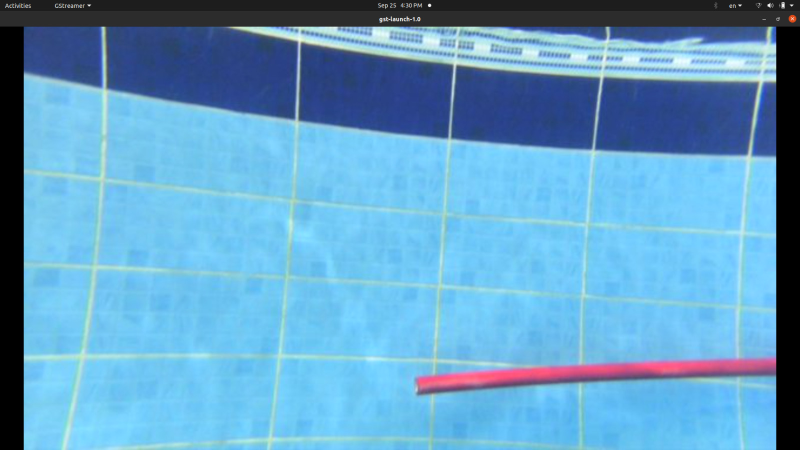
#> input picture images/1.jpeg, 1600 x 900 px, given in place of 1.jpeg.jpeg, which was not available (shown at 1/2 size)
$ python color_correction.py
#> lines starting #> are read from the running program, lines starting #| are printed output that depends on the picture; pictures that were not available may be replaced by others from this repository, and a replacement may not be noted
#> the answer given: ../images/1.jpeg
import numpy as np
from PIL import Image

class ImageProcessor:
    def __init__(self, image_path):
        self.image = Image.open(image_path)
#> self.image is the input picture: PIL image 1600x900 RGB; mean R, G, B 99, 158.7, 196.9
        self.image_array = np.array(self.image, dtype=np.float64)
        self.width, self.height, _ = self.image_array.shape
#> self.width = 900; self.height = 1600

    def compensate_RB(self, flag):
        imageR, imageG, imageB = self.image.split()
        imageR = np.array(imageR, dtype=np.float64)
        imageG = np.array(imageG, dtype=np.float64)
        imageB = np.array(imageB, dtype=np.float64)

        imageR = (imageR - np.min(imageR)) / (np.max(imageR) - np.min(imageR))
        imageG = (imageG - np.min(imageG)) / (np.max(imageG) - np.min(imageG))
        imageB = (imageB - np.min(imageB)) / (np.max(imageB) - np.min(imageB))

        meanR = np.mean(imageR)
        meanG = np.mean(imageG)
        meanB = np.mean(imageB)

        if flag == 0:
            imageR = (imageR + (meanG - meanR) * (1 - imageR) * imageG) * 255
            imageB = (imageB + (meanG - meanB) * (1 - imageB) * imageG) * 255
        elif flag == 1:
            imageR = (imageR + (meanG - meanR) * (1 - imageR) * imageG) * 255

        imageR = np.clip(imageR, 0, 255).astype(np.uint8)
        imageG = np.clip(imageG * 255, 0, 255).astype(np.uint8)
        imageB = np.clip(imageB * 255, 0, 255).astype(np.uint8)

        compensated_im = Image.merge('RGB', (Image.fromarray(imageR), Image.fromarray(imageG), Image.fromarray(imageB)))

        return compensated_im


    def gray_world(self, output_path):
        imager, imageg, imageb = self.image.split()
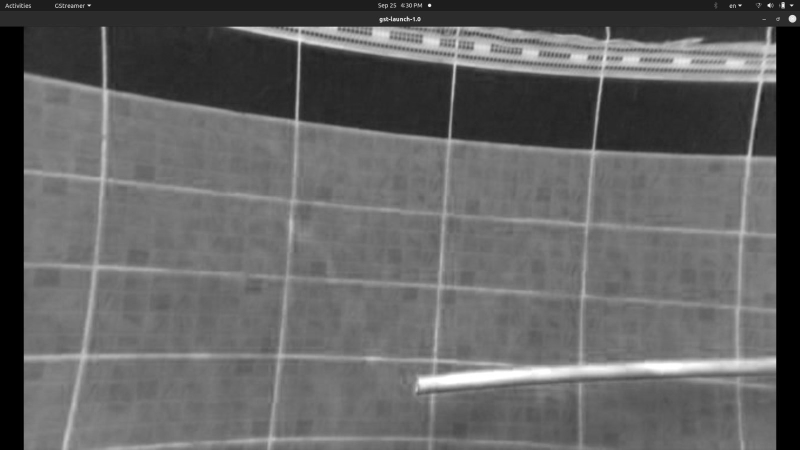
#> imager: PIL image 1600x900 L (shown at 1/2 size); min 0, max 255, mean 99
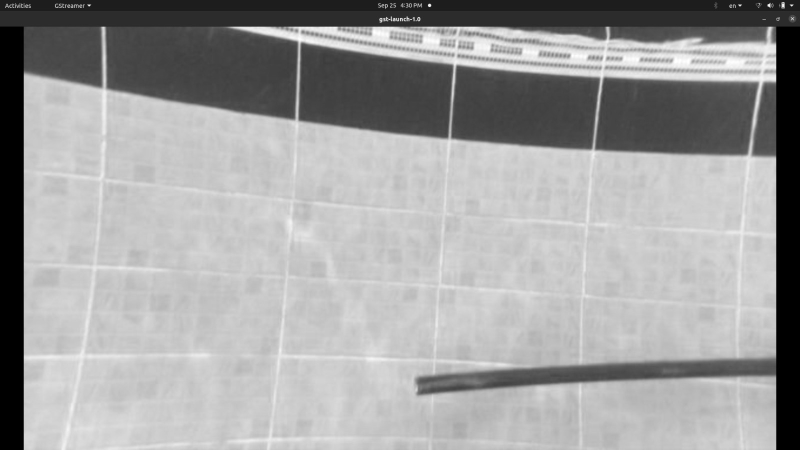
#> imageg: PIL image 1600x900 L (shown at 1/2 size); min 0, max 255, mean 158.7
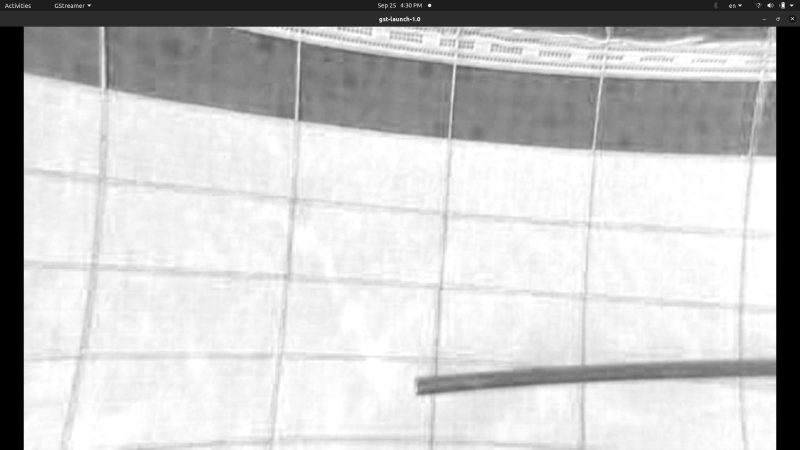
#> imageb: PIL image 1600x900 L (shown at 1/2 size); min 0, max 255, mean 196.9

        imagegray = self.image.convert('L')
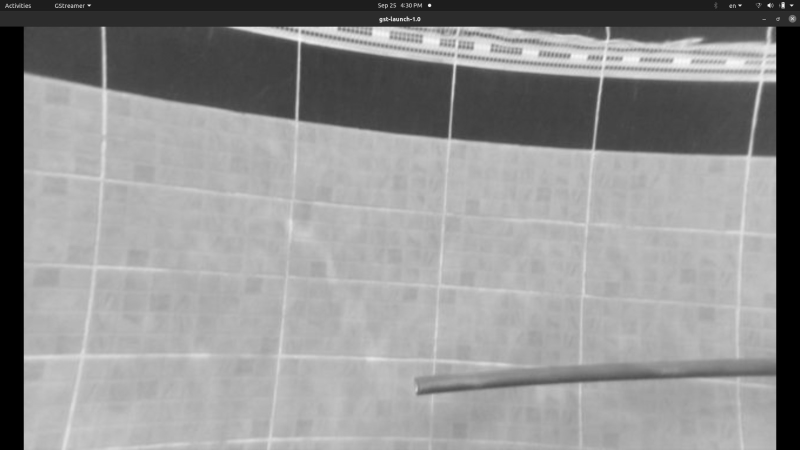
#> imagegray: PIL image 1600x900 L (shown at 1/2 size); min 0, max 252, mean 145.2

        imageR = np.array(imager, dtype=np.float64)
        imageG = np.array(imageg, dtype=np.float64)
        imageB = np.array(imageb, dtype=np.float64)
        imageGray = np.array(imagegray, dtype=np.float64)

        x, y = self.width, self.height
#> x = 900; y = 1600

        # Get mean value of pixels
        meanR = np.mean(imageR)
#> meanR = 99.01
        meanG = np.mean(imageG)
#> meanG = 158.7
        meanB = np.mean(imageB)
#> meanB = 196.9
        meanGray = np.mean(imageGray)
#> meanGray = 145.2

        # Calculate scaling factors for each channel
        scaleR = meanGray / meanR
#> scaleR = 1.47
        scaleG = meanGray / meanG
#> scaleG = 0.915
        scaleB = meanGray / meanB
#> scaleB = 0.737

        # Apply scaling to each channel
        imageR = np.clip(imageR * scaleR, 0, 255).astype(np.uint8)
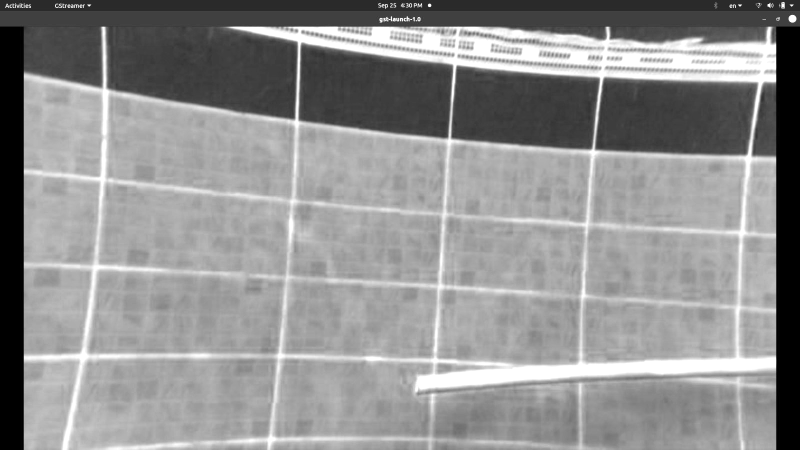
#> imageR: shape (900, 1600) (shown at 1/2 size); min 0, max 255, mean 143.5
        imageG = np.clip(imageG * scaleG, 0, 255).astype(np.uint8)
        imageB = np.clip(imageB * scaleB, 0, 255).astype(np.uint8)
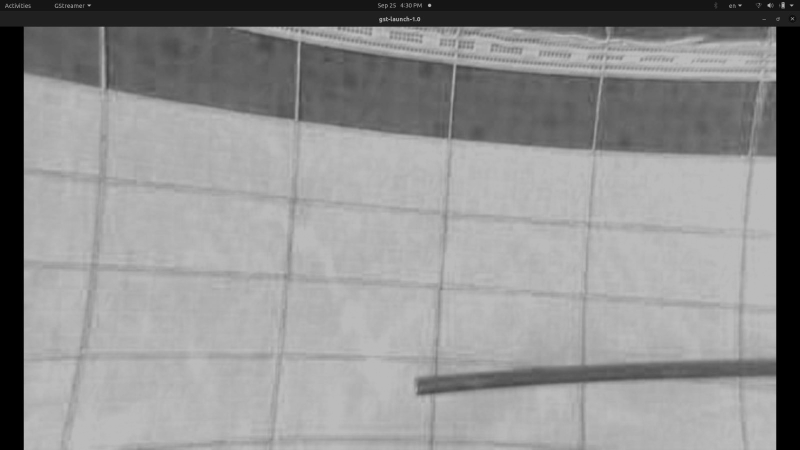
#> imageB: shape (900, 1600) (shown at 1/2 size); min 0, max 188, mean 144.7

        # Create the white-balanced image
        whitebalanced_im = Image.merge('RGB', (Image.fromarray(imageR), Image.fromarray(imageG), Image.fromarray(imageB)))
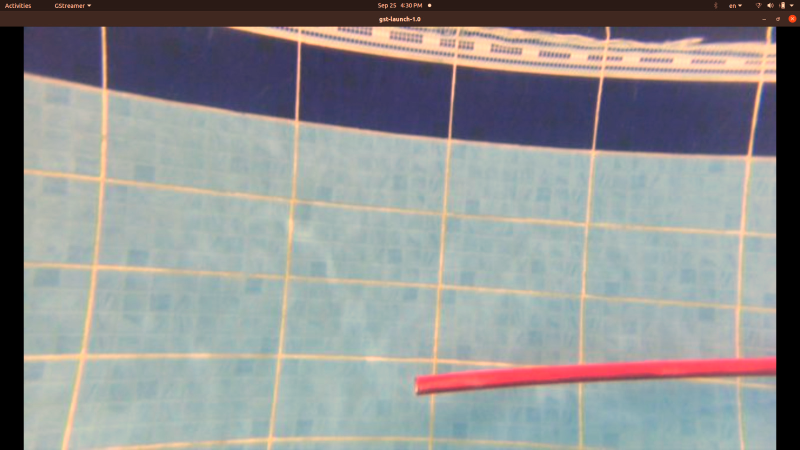
#> whitebalanced_im: PIL image 1600x900 RGB (shown at 1/2 size); mean R, G, B 143.5, 144.7, 144.7

        whitebalanced_im.save(output_path)

        return whitebalanced_im

    def show_original(self):
        self.image.show()

    def show_compensated(self, flag):
        compensated_im = self.compensate_RB(flag)
        compensated_im.show()

if __name__ == '__main__':
    print("Please enter the number of the image you want to process:")
    image_number = input()
    image_processor = ImageProcessor(f'/Users/python/Desktop/abdelrahman_python_task_6_robotics/images/{image_number}.jpeg')
    image_processor.gray_world(f"/Users/python/Desktop/abdelrahman_python_task_6_robotics/color_corrected_images/{image_number}.jpeg")

$ run again, on images/13.jpeg
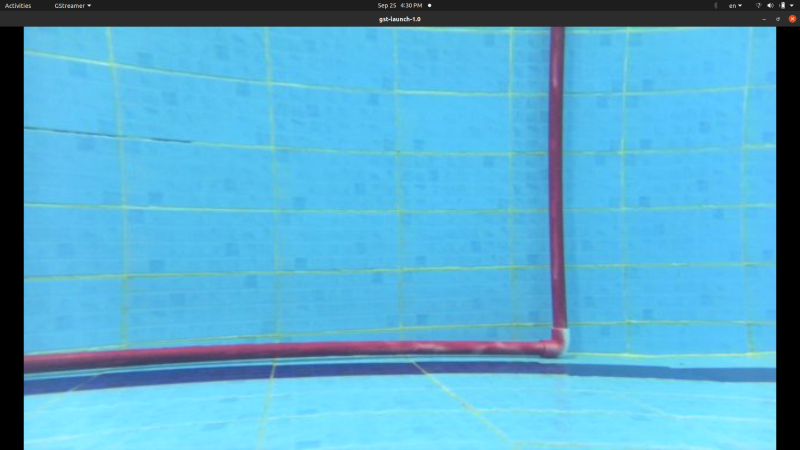
#> input picture images/13.jpeg, 1600 x 900 px, given in place of 13.jpeg.jpeg, which was not available (shown at 1/2 size)
#> in __init__, self.image is the input picture: PIL image 1600x900 RGB; mean R, G, B 87, 170.8, 205.8
#> in gray_world, `imagegray = self.image.convert('L')`:
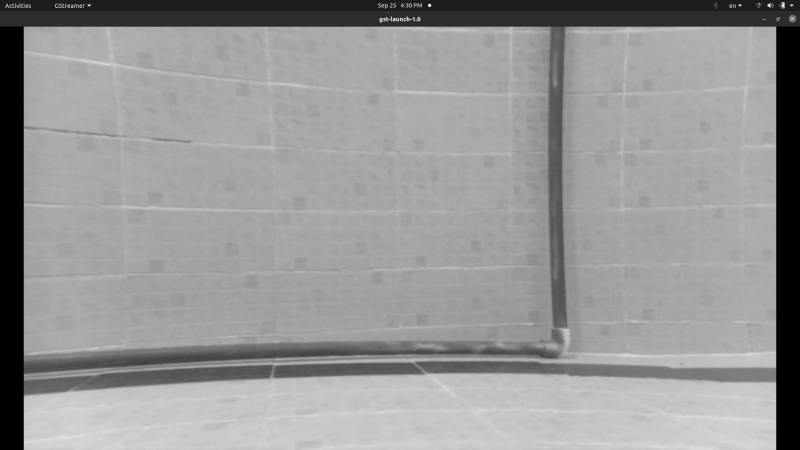
#> imagegray: PIL image 1600x900 L (shown at 1/2 size); min 0, max 252, mean 149.7
#> meanR = 87.01
#> meanG = 170.8
#> meanB = 205.8
#> meanGray = 149.7
#> scaleR = 1.72
#> scaleG = 0.877
#> scaleB = 0.728
#> in gray_world, `whitebalanced_im = Image.merge('RGB', (Image.fromarray(imageR), Image...`:
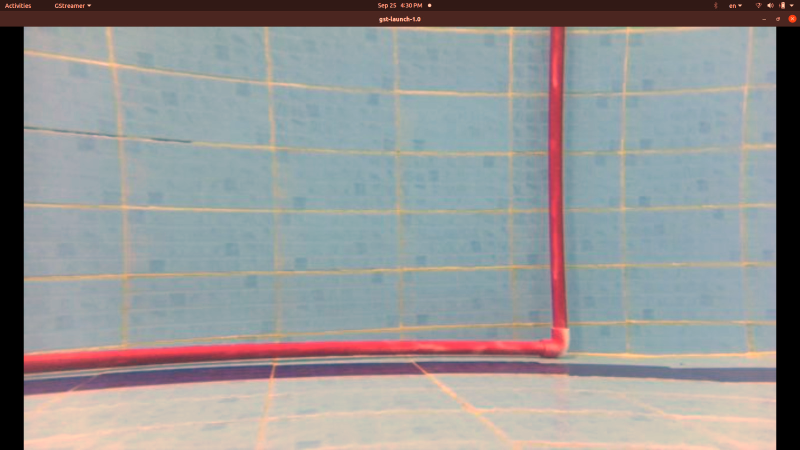
#> whitebalanced_im: PIL image 1600x900 RGB (shown at 1/2 size); mean R, G, B 148.9, 149.3, 149.3

$ run again, on images/14.jpeg
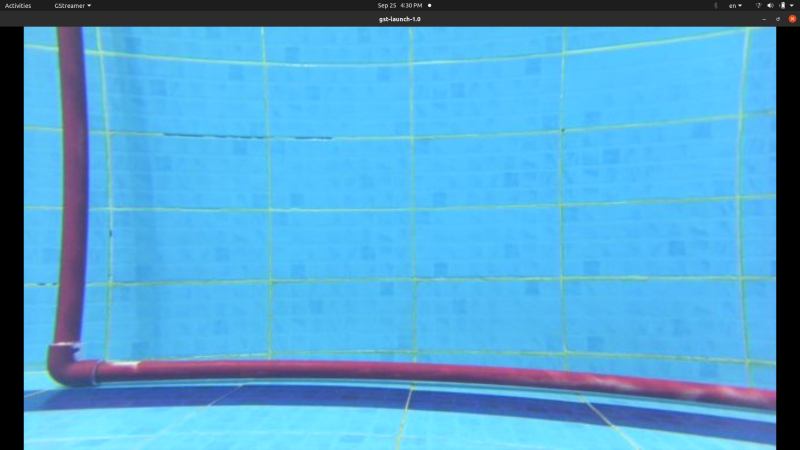
#> input picture images/14.jpeg, 1600 x 900 px, given in place of 14.jpeg.jpeg, which was not available (shown at 1/2 size)
#> in __init__, self.image is the input picture: PIL image 1600x900 RGB; mean R, G, B 82.5, 163.3, 208.3
#> in gray_world, `imagegray = self.image.convert('L')`:
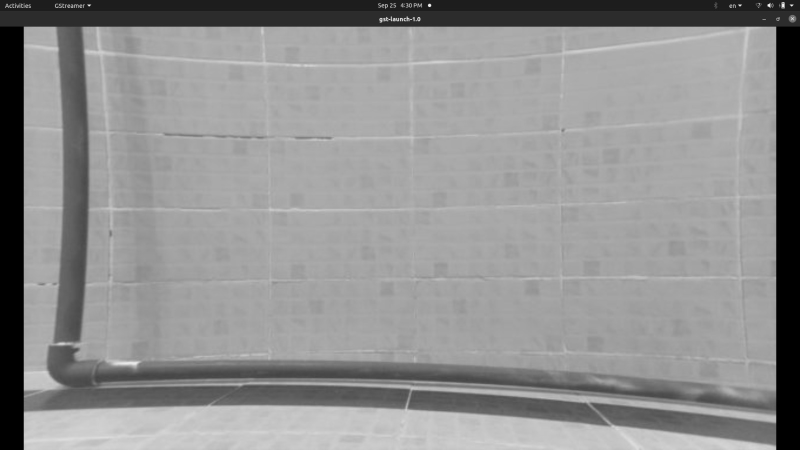
#> imagegray: PIL image 1600x900 L (shown at 1/2 size); min 0, max 252, mean 144.3
#> meanR = 82.5
#> meanG = 163.3
#> meanB = 208.3
#> meanGray = 144.3
#> scaleR = 1.75
#> scaleG = 0.884
#> scaleB = 0.693
#> in gray_world, `whitebalanced_im = Image.merge('RGB', (Image.fromarray(imageR), Image...`:
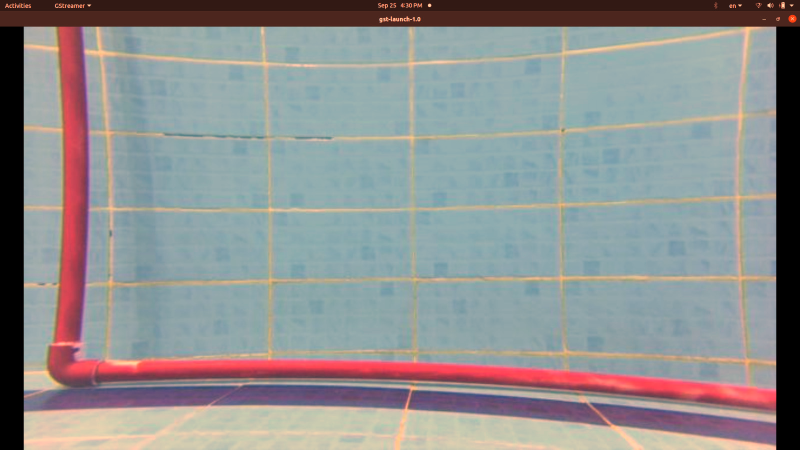
#> whitebalanced_im: PIL image 1600x900 RGB (shown at 1/2 size); mean R, G, B 143, 143.8, 143.8

$ run again, on images/15.jpeg
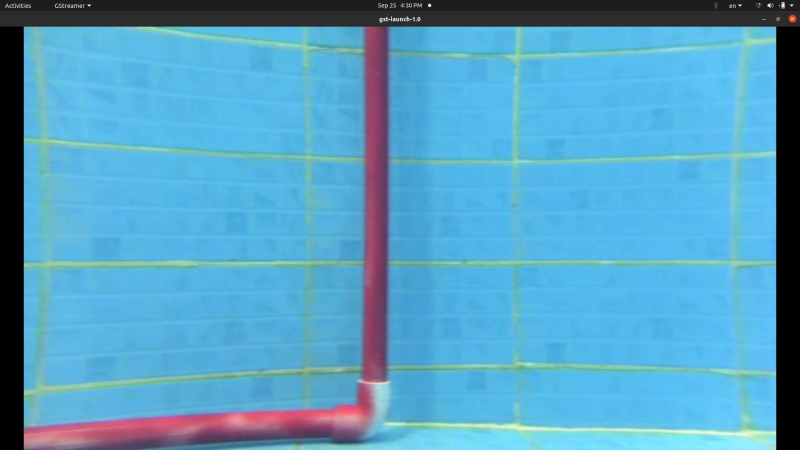
#> input picture images/15.jpeg, 1600 x 900 px, given in place of 15.jpeg.jpeg, which was not available (shown at 1/2 size)
#> in __init__, self.image is the input picture: PIL image 1600x900 RGB; mean R, G, B 85.6, 160, 194.2
#> meanR = 85.57
#> meanG = 160
#> meanB = 194.2
#> meanGray = 141.7
#> scaleR = 1.66
#> scaleG = 0.885
#> scaleB = 0.729
#> in gray_world, `whitebalanced_im = Image.merge('RGB', (Image.fromarray(imageR), Image...`:
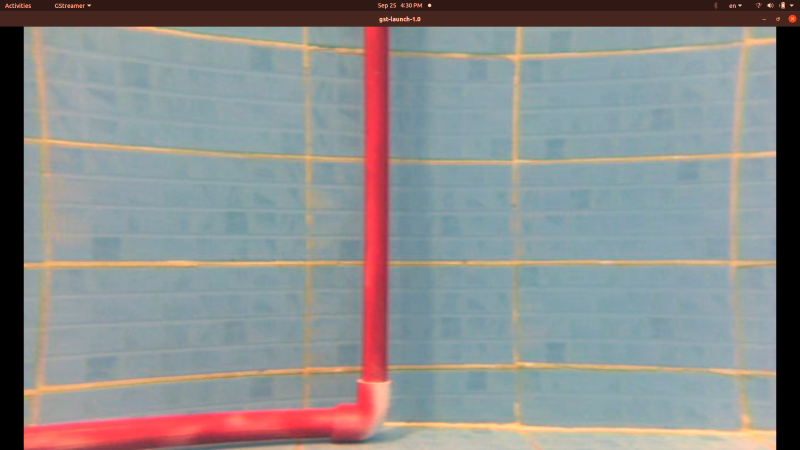
#> whitebalanced_im: PIL image 1600x900 RGB (shown at 1/2 size); mean R, G, B 139.6, 141.2, 141.2
